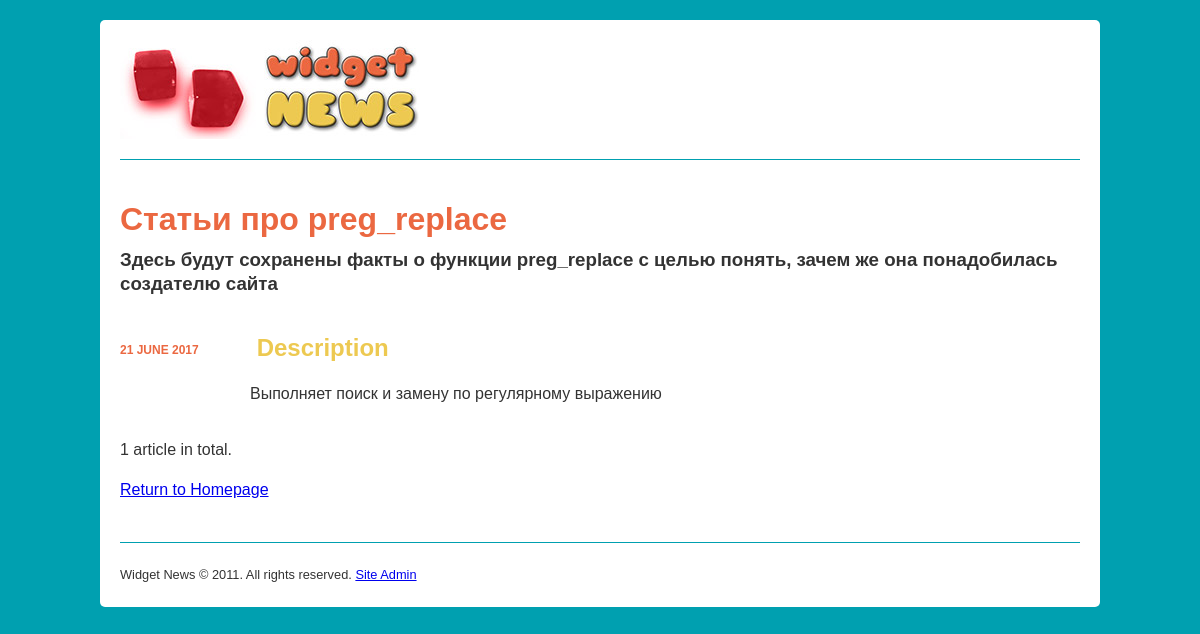
The app's page /?action=archive&categoryId=3 with its own data.
### tables this page shows
CREATE TABLE `categories` (
  `id` smallint(5) unsigned NOT NULL AUTO_INCREMENT,
  `name` varchar(255) NOT NULL,
  `description` text NOT NULL,
  PRIMARY KEY (`id`)
);

CREATE TABLE `articles` (
  `id` smallint(5) unsigned NOT NULL AUTO_INCREMENT,
  `publicationDate` date NOT NULL,
  `categoryId` smallint(5) unsigned NOT NULL,
  `title` varchar(255) NOT NULL,
  `summary` text NOT NULL,
  `content` mediumtext NOT NULL,
  PRIMARY KEY (`id`)
);

### classes/Category.php (called while the page is built, shortened)
<?php
	class Category
	{
	  public function __construct( $data=array() ) {
	    if ( isset( $data['name'] ) ) $this->name = $data['name'];
	    if ( isset( $data['description'] ) ) $this->description = $data['description'];
	  }
	  public static function getById( $id ) {
	    $conn = new PDO( DB_DSN, DB_USERNAME, DB_PASSWORD );
	    $sql = "SELECT * FROM categories WHERE id = :id";
	    $st = $conn->prepare( $sql );
	    $st->bindValue( ":id", $id, PDO::PARAM_INT );
	    $st->execute();
	    $row = $st->fetch();
	    if ( $row ) return new Category( $row );
	  }
	  public static function getList( $numRows=1000000, $order="name ASC" ) {
	    $conn = new PDO( DB_DSN, DB_USERNAME, DB_PASSWORD );
            $sql = "SELECT SQL_CALC_FOUND_ROWS * FROM categories
	            ORDER BY $order LIMIT :numRows";
	    $st = $conn->prepare( $sql );
	    $st->bindValue( ":numRows", $numRows, PDO::PARAM_INT );
	    $st->execute();
	    $list = array();
	    while ( $row = $st->fetch() ) {
	      $category = new Category( $row );
	      $list[] = $category;
	    }
	    $sql = "SELECT FOUND_ROWS() AS totalRows";
	    $totalRows = $conn->query( $sql )->fetch();
	    return ( array ( "results" => $list, "totalRows" => $totalRows[0] ) );
	  }
	}

### classes/Article.php (called while the page is built, shortened)
<?php
class Article
	{
            public function __construct( $data=array() ) {
              if ( isset( $data['id'] ) ) {$this->id = (int) $data['id'];}
              if ( isset( $data['publicationDate'] ) ) {$this->publicationDate = (string) $data['publicationDate'];}
              if ( isset( $data['title'] ) ) {$this->title = $data['title'];}
              if ( isset( $data['summary'] ) ) {$this->summary = $data['summary'];}
            }
            public static function getList( $numRows=1000000, $categoryId=null, $order="publicationDate DESC" ) {
                $conn = new PDO( DB_DSN, DB_USERNAME, DB_PASSWORD );
                $categoryClause = $categoryId ? "WHERE categoryId = :categoryId" : "";
                $sql = "SELECT SQL_CALC_FOUND_ROWS *, UNIX_TIMESTAMP(publicationDate) AS publicationDate
                        FROM articles $categoryClause
                        ORDER BY  $order  LIMIT :numRows";
                $st = $conn->prepare( $sql );
                $st->bindValue( ":numRows", $numRows, PDO::PARAM_INT );
                if ( $categoryId ) $st->bindValue( ":categoryId", $categoryId, PDO::PARAM_INT );
                $st->execute();
                $list = array();
                while ( $row = $st->fetch() ) {
                    $article = new Article( $row );
                    $list[] = $article;
                }
                $sql = "SELECT FOUND_ROWS() AS totalRows";
                $totalRows = $conn->query( $sql )->fetch();
                return ( array ( "results" => $list, "totalRows" => $totalRows[0] ) );
            }
        }

### templates/archive.php (the view, shortened to what this page needs)
<?php include "templates/include/header.php" ?>
    <h1><?php echo htmlspecialchars( $results['pageHeading'] ) ?></h1>
    <?php if ( $results['category'] ) { ?>
    <h3 class="categoryDescription"><?php echo htmlspecialchars( $results['category']->description ) ?></h3>
    <?php } ?>
    <ul id="headlines" class="archive">
    <?php foreach ( $results['articles'] as $article ) { ?>
            <li>
                <h2>
                    <span class="pubDate">
                        <?php echo date('j F Y', $article->publicationDate)?>
                    </span>
                    <a href=".?action=viewArticle&amp;articleId=<?php echo $article->id?>">
                        <?php echo htmlspecialchars( $article->title )?>
                    </a>
                </h2>
              <p class="summary"><?php echo htmlspecialchars( $article->summary )?></p>
            </li>
    <?php } ?>
    </ul>
    <p><?php echo $results['totalRows']?> article<?php echo ( $results['totalRows'] != 1 ) ? 's' : '' ?> in total.</p>
    <p><a href="./">Return to Homepage</a></p>
<?php include "templates/include/footer.php" ?>

### style.css (style rules this page uses)
body { margin: 0; color: #333; background-color: #00a0b0; font-family: "Trebuchet MS", Arial, Helvetica, sans-serif; line-height: 1.5em; }
h1 { color: #eb6841; margin-bottom: 30px; line-height: 1.2em; }
h2, h2 a { color: #edc951; }
h2 a { text-decoration: none; }
h3.categoryDescription { margin-top: -20px; margin-bottom: 40px; }
#headlines { list-style: none; padding-left: 0; width: 75%; }
#headlines li { margin-bottom: 2em; }
.pubDate { font-size: .8em; color: #eb6841; text-transform: uppercase; }
#headlines .pubDate { display: inline-block; width: 100px; font-size: .5em; vertical-align: middle; }
#headlines.archive .pubDate { width: 130px; }
.summary { padding-left: 100px; }
#headlines.archive .summary { padding-left: 130px; }

### records on screen
categories: description "Здесь будут сохранены факты о функции preg_replace с целью понять, зачем же она понадобилась создателю сайта"
articles: publicationDate "21 JUNE 2017", title "Description", summary "Выполняет поиск и замену по регулярному выражению"

### other values on screen
$results['pageHeading'] "Статьи про preg_replace"
$results['totalRows'] "1"
